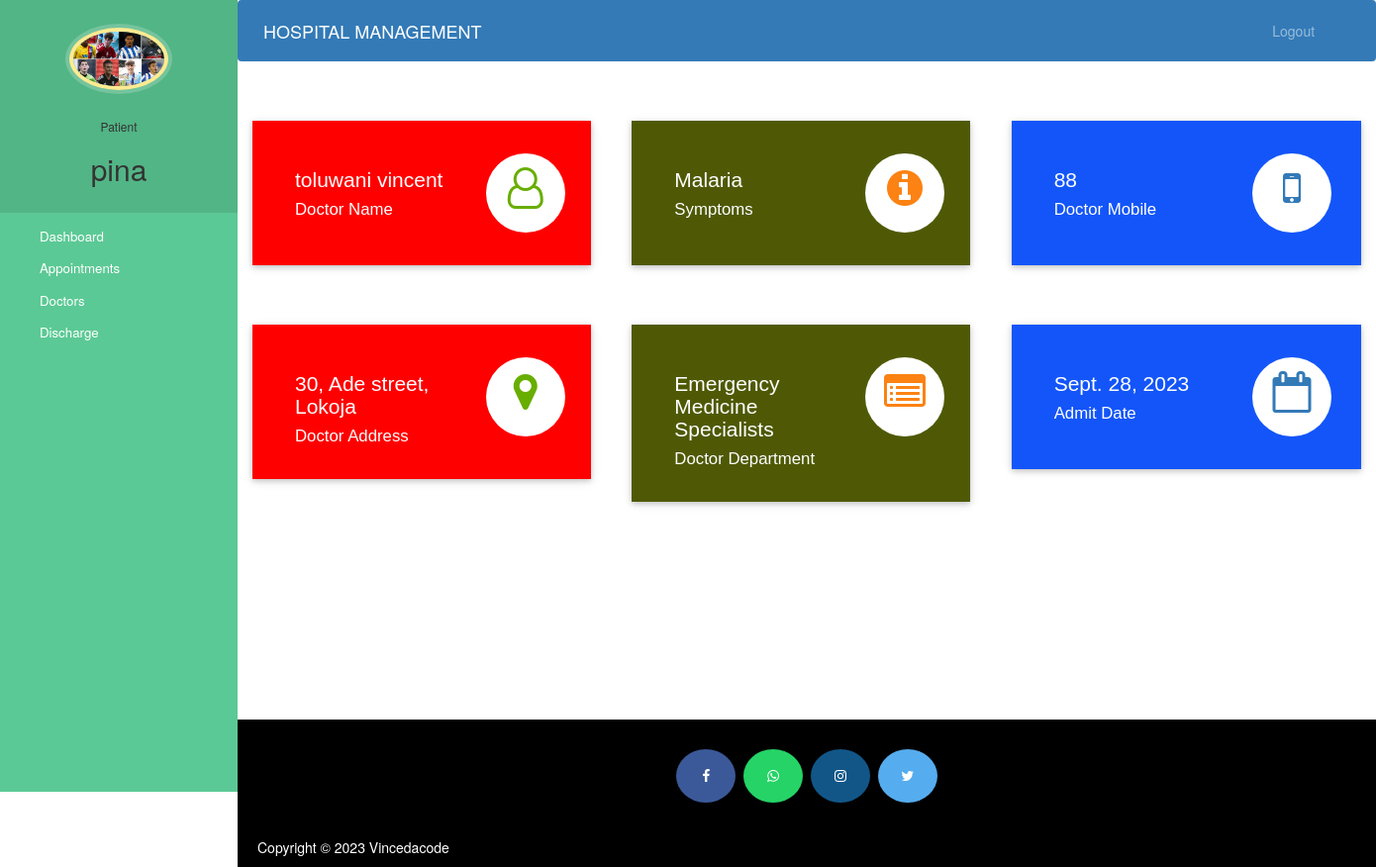
Page /patient-dashboard (signed in) on the committed database.
### hospital/models.py (models this page shows, shortened)
class Patient(models.Model):
    user=models.OneToOneField(User,on_delete=models.CASCADE)
    profile_pic= models.ImageField(upload_to='profile_pic/PatientProfilePic/',null=True,blank=True)
    address = models.CharField(max_length=40)
    mobile = models.CharField(max_length=20,blank=True, null=True)
    symptoms = models.CharField(max_length=100,null=False)
    assignedDoctorId = models.PositiveIntegerField(null=True)
    admitDate=models.DateField(auto_now=True)
    status=models.BooleanField(default=False)

class Doctor(models.Model):
    user=models.OneToOneField(User,on_delete=models.CASCADE)
    profile_pic= models.ImageField(upload_to='profile_pic/DoctorProfilePic/',null=True,blank=True)
    address = models.CharField(max_length=40)
    mobile = models.CharField(max_length=20,blank=True, null=True)
    department= models.CharField(max_length=50,choices=departments,default='Cardiologist')
    status=models.BooleanField(default=False)
    @property
    def get_name(self):
        return self.user.first_name+" "+self.user.last_name

### hospital/views.py (the view)
# urls.py: path('patient-dashboard', views.patient_dashboard_view,name='patient-dashboard'),
@login_required(login_url='patientlogin')
@user_passes_test(is_patient)
def patient_dashboard_view(request):
    patient=models.Patient.objects.get(user_id=request.user.id)
    doctor=models.Doctor.objects.get(user_id=patient.assignedDoctorId)
    mydict={
    'patient':patient,
    'doctorName':doctor.get_name,
    'doctorMobile':doctor.mobile,
    'doctorAddress':doctor.address,
    'symptoms':patient.symptoms,
    'doctorDepartment':doctor.department,
    'admitDate':patient.admitDate,
    }
    return render(request,'hospital/patient_dashboard.html',context=mydict)

### hospital/views.py (called while the page is built)
def is_patient(user):
    return user.groups.filter(name='PATIENT').exists()

### templates/hospital/patient_dashboard.html
{% extends 'hospital/patient_base.html' %}
{% load static %}
{% block content %}
{%include 'hospital/patient_dashboard_cards.html'%}
<br><br><br><br>
{% endblock content %}

### templates/hospital/patient_base.html (shortened to what this page needs)
<!DOCTYPE html>
{% load static %}
<html lang="en">
<head>
  <link rel="stylesheet" href="https://stackpath.bootstrapcdn.com/bootstrap/4.3.1/css/bootstrap.min.css">
  <link rel="stylesheet" href="https://maxcdn.bootstrapcdn.com/font-awesome/4.7.0/css/font-awesome.min.css">
</head>
<body>
  <nav class="menu" tabindex="0">
    <header class="avatar">
      <img src="{% static patient.profile_pic.url %}" alt="Profile Pic" />
      <br><br>
      <h6>Patient</h6>
      <h2>{{request.user.first_name}}</h2>
    </header>
    <ul>
      <li tabindex="0" class="icon-dashboard"> <a style="color:white; text-decoration:none;" href="/patient-dashboard"><span>Dashboard</span></a> </li>
      <li tabindex="0" class="icon-calendar"> <a style="color:white; text-decoration:none;" href="/patient-appointment"><span>Appointments</span></a></li>
      <li tabindex="0" class="icon-users"> <a style="color:white; text-decoration:none;" href="/patient-view-doctor"><span>Doctors</span></a></li>
      <li tabindex="0" class="icon-users"> <a style="color:white; text-decoration:none;" href="/patient-discharge"><span>Discharge</span></a></li>
    </ul>
  </nav>
  <main>
    <div class="bs-example">
      <nav class="navbar navbar-expand-md  navbar-dark fixed-top" style="background:#337AB7;">
        <a href="/patient-dashboard" class="navbar-brand">HOSPITAL MANAGEMENT</a>
        <div class="collapse navbar-collapse justify-content-between" id="navbarCollapse">
          <div class="navbar-nav" style=" margin-left: 90%;">
            <a href="/logout" class="nav-item nav-link">Logout</a>
          </div>
        </div>
      </nav>
    </div>
    <br><br>
    {% block content %}
    {% endblock content %}
    <br><br><br><br><br><br><br>
    <footer>
      <p>
        <a id="ftr" href="https://facebook.com" class="fa fa-facebook"></a>
        <a id="ftr" href="https://api.whatsapp.com/" class="fa fa-whatsapp"></a>
        <a id="ftr" href="https://instagram.com/" class="fa fa-instagram"></a>
        <a id="ftr" href="https://twitter.com/" class="fa fa-twitter"></a>
      </p>
      <br>
      <div class="container">
        <div class="row">
          <div class="col-md-12 col-sm-12">
            <div style="color:#ffffff;" class="wow fadeInUp footer-copyright">
                Copyright &copy; 2023 Vincedacode </p>
            </div>
          </div>
        </div>
      </div>
    </footer>
  </main>
</body>
</html>

### templates/hospital/patient_dashboard_cards.html (shortened to what this page needs)
<!DOCTYPE html>
<html lang="en" dir="ltr">
<head>
  <link rel="stylesheet" href="https://maxcdn.bootstrapcdn.com/bootstrap/3.4.1/css/bootstrap.min.css">
  <link rel="stylesheet" href="https://cdnjs.cloudflare.com/ajax/libs/font-awesome/4.7.0/css/font-awesome.min.css">
</head>
<body>
  <div class="market-updates">
    <div class="col-md-4 market-update-gd">
      <div class="market-update-block clr-block-1">
        <div class="col-md-8 market-update-left">
          <h3>{{doctorName}}</h3>
          <h4>Doctor Name</h4>
        </div>
        <div class="col-md-4 market-update-right">
          <i class="fa fa-user-o"> </i>
        </div>
        <div class="clearfix"> </div>
      </div>
    </div>
    <div class="col-md-4 market-update-gd">
      <div class="market-update-block clr-block-2">
        <div class="col-md-8 market-update-left">
          <h3>{{symptoms}}</h3>
          <h4>Symptoms</h4>
        </div>
        <div class="col-md-4 market-update-right">
          <i class="fa fa-info-circle"></i>
        </div>
        <div class="clearfix"> </div>
      </div>
    </div>
    <div class="col-md-4 market-update-gd">
      <div class="market-update-block clr-block-3">
        <div class="col-md-8 market-update-left">
          <h3>{{doctorMobile}}</h3>
          <h4>Doctor Mobile</h4>
        </div>
        <div class="col-md-4 market-update-right">
          <i class="fa fa-mobile" aria-hidden="true"></i>
        </div>
        <div class="clearfix"> </div>
      </div>
    </div>
  </div>
  <br><br><br>
  <div class="market-updates">
    <div class="col-md-4 market-update-gd">
      <div class="market-update-block clr-block-1">
        <div class="col-md-8 market-update-left">
          <h3>{{doctorAddress}}</h3>
          <h4>Doctor Address</h4>
        </div>
        <div class="col-md-4 market-update-right">
          <i class="fa fa-map-marker"> </i>
        </div>
        <div class="clearfix"> </div>
      </div>
    </div>
    <div class="col-md-4 market-update-gd">
      <div class="market-update-block clr-block-2">
        <div class="col-md-8 market-update-left">
          <h3>{{doctorDepartment}}</h3>
          <h4>Doctor Department</h4>
        </div>
        <div class="col-md-4 market-update-right">
          <i class="fa fa-list-alt"></i>
        </div>
        <div class="clearfix"> </div>
      </div>
    </div>
    <div class="col-md-4 market-update-gd">
      <div class="market-update-block clr-block-3">
        <div class="col-md-8 market-update-left">
          <h3>{{admitDate}}</h3>
          <h4>Admit Date</h4>
        </div>
        <div class="col-md-4 market-update-right">
          <i class="fa fa-calendar-o" aria-hidden="true"></i>
        </div>
        <div class="clearfix"> </div>
      </div>
    </div>
  </div>
</body>
</html>

### templates/hospital/patient_base.html (style rules this page uses)
a:link { text-decoration: none; }
a { color: white; }
footer { padding: 0px 0px 0px 0px; background-color: black; margin: 0px; }
#ftr { padding: 20px; }
.fa { font-size: 23px; width: 60px; text-align: center; text-decoration: none; margin: 5px 2px; border-radius: 50%; }
.fa-facebook { background: #3B5998; color: white; margin-top: 30px; }
.fa-whatsapp { background: #25d366; color: white; }
.fa-twitter { background: #55ACEE; color: white; }
.fa-instagram { background: #125688; color: white; }
p { text-align: center; }
body { padding-left: 240px; }
main { position: relative; height: 100vh; }
.menu { background: #5bc995; height: 100vh; width: 240px; position: fixed; top: 0px; left: 0; z-index: 5; outline: none; }
.menu .avatar { background: rgba(0, 0, 0, 0.1); padding: 2em 0.5em; text-align: center; }
.menu .avatar img { width: 100px; border-radius: 50%; overflow: hidden; border: 4px solid #ffea92; box-shadow: 0 0 0 4px rgba(255, 255, 255, 0.2); }
.menu .avatar h2 { font-weight: normal; margin-bottom: 0; }
.menu ul { list-style: none; padding: 0.5em 0; margin: 0; }
.menu ul li { padding: 0.5em 1em 0.5em 3em; font-size: 0.95em; font-weight: regular; background-repeat: no-repeat; background-position: left 15px center; background-size: auto 20px; transition: all 0.15s linear; cursor: pointer; }
.menu ul li.icon-dashboard { background-image: url("http://www.entypo.com/images//gauge.svg"); }
.menu ul li.icon-users { background-image: url("http://www.entypo.com/images//users.svg"); }
.menu ul li.icon-calendar { background-image: url("http://www.entypo.com/images//calendar.svg"); }

### templates/hospital/patient_dashboard_cards.html (style rules this page uses)
.market-update-block { padding: 2em 2em; background: #999; }
.market-update-block h3 { color: #fff; font-size: 1.5em; font-family: 'Carrois Gothic', sans-serif; }
.market-update-block h4 { font-size: 1.2em; color: #fff; margin: 0.3em 0em; font-family: 'Carrois Gothic', sans-serif; }
.market-update-block.clr-block-1 { background: #ff0000; margin-right: 0.8em; box-shadow: 0 2px 5px 0 rgba(0, 0, 0, 0.16), 0 2px 10px 0 rgba(0, 0, 0, 0.12); transition: 0.5s all; -webkit-transition: 0.5s all; -moz-transition: 0.5s all; -o-transition: 0.5s all; }
.market-update-block.clr-block-2 { background: #4f5905; margin-right: 0.8em; box-shadow: 0 2px 5px 0 rgba(0, 0, 0, 0.16), 0 2px 10px 0 rgba(0, 0, 0, 0.12); transition: 0.5s all; -webkit-transition: 0.5s all; -moz-transition: 0.5s all; -o-transition: 0.5s all; }
.market-update-block.clr-block-3 { background: #1355f9; box-shadow: 0 2px 5px 0 rgba(0, 0, 0, 0.16), 0 2px 10px 0 rgba(0, 0, 0, 0.12); transition: 0.5s all; -webkit-transition: 0.5s all; -moz-transition: 0.5s all; -o-transition: 0.5s all; }
.market-update-right i.fa.fa-user-o, i.fa.fa-map-marker { font-size: 3em; color: #68AE00; width: 80px; height: 80px; background: #fff; text-align: center; border-radius: 49px; -webkit-border-radius: 49px; -moz-border-radius: 49px; -o-border-radius: 49px; line-height: 1.7em; }
.market-update-right i.fa.fa-info-circle, i.fa.fa-list-alt { font-size: 3em; color: #FC8213; width: 80px; height: 80px; background: #fff; text-align: center; border-radius: 49px; -webkit-border-radius: 49px; -moz-border-radius: 49px; -o-border-radius: 49px; line-height: 1.7em; }
.market-update-right i.fa.fa-mobile, i.fa.fa-calendar-o { font-size: 3em; color: #337AB7; width: 80px; height: 80px; background: #fff; text-align: center; border-radius: 49px; -webkit-border-radius: 49px; -moz-border-radius: 49px; -o-border-radius: 49px; line-height: 1.7em; }
.market-update-left { padding: 0px; }

### rows in the picture
Patient: profile_pic (picture), symptoms "Malaria", admitDate "Sept. 28, 2023"
Doctor: mobile "88", address "30, Ade street, Lokoja", department "Emergency Medicine Specialists"

### other values in the picture
{{ request.user.first_name }} "pina"
{{ doctorName }} "toluwani vincent"
